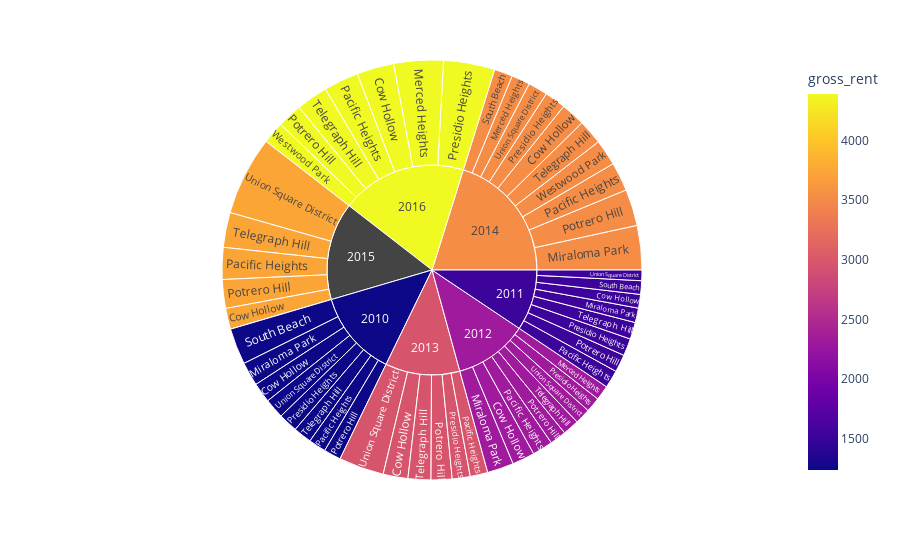

Notebook code for this chart:
### Markdown cell above
### Create a sunburst chart to conduct a costs analysis of most expensive neighborhoods in San Francisco per year

### Code cell
# Sunburst Plot
#df_expensive_neighborhoods_per_year.groupby(by=["year","neighborhood"])
sunburst_df =neighborhood_df[neighborhood_df["neighborhood"].isin(expensive_neighborhood["neighborhood"])]
sunburst_df

#df = px.data.tips()
fig = px.sunburst(sunburst_df, path=['year', 'neighborhood'], values='sale_price_sqr_foot', color='gross_rent')
fig.show()

### Figure 1 — Plotly figure (JSON) as saved in the notebook; plotly's stock layout.template omitted (floating-point values rounded to 4 significant figures)
{"data": [{"branchvalues": "total", "customdata": [[1239], [1530.0], [2324], [2971], [3528.0], [3739.0], [4390], [2324], [3528], [4390], [1239], [1530], [2324], [3528.0], [1239], [1530], [2324], [2971], [3528], [3739], [4390], [1239], [1530], [2324], [2971], [3528], [3739], [4390], [1239], [1530], [2324], [2971], [3528], [null], [4390], [1239], [1530.0], [3528], [1239], [1530], [2324], [2971], [3528.0], [3739], [4390], [1239], [1530], [2324], [2971], [3528], [3739.0], [3528.0], [4390], [1239.0], [1530], [2324.0], [2971], [3528], [null], [4390]], "domain": {"x": [0, 1], "y": [0, 1]}, "hovertemplate": "labels=%{label}<br>sale_price_sqr_foot=%{value}<br>parent=%{parent}<br>id=%{id}<br>gross_rent=%{color}<extra></extra>", "ids": ["2010/Cow Hollow", "2011/Cow Hollow", "2012/Cow Hollow", "2013/Cow Hollow", "2014/Cow Hollow", "2015/Cow Hollow", "2016/Cow Hollow", "2012/Merced Heights", "2014/Merced Heights", "2016/Merced Heights", "2010/Miraloma Park", "2011/Miraloma Park", "2012/Miraloma Park", "2014/Miraloma Park", "2010/Pacific Heights", "2011/Pacific Heights", "2012/Pacific Heights", "2013/Pacific Heights", "2014/Pacific Heights", "2015/Pacific Heights", "2016/Pacific Heights", "2010/Potrero Hill", "2011/Potrero Hill", "2012/Potrero Hill", "2013/Potrero Hill", "2014/Potrero Hill", "2015/Potrero Hill", "2016/Potrero Hill", "2010/Presidio Heights", "2011/Presidio Heights", "2012/Presidio Heights", "2013/Presidio Heights", "2014/Presidio Heights", "2015/Presidio Heights", "2016/Presidio Heights", "2010/South Beach", "2011/South Beach", "2014/South Beach", "2010/Telegraph Hill", "2011/Telegraph Hill", "2012/Telegraph Hill", "2013/Telegraph Hill", "2014/Telegraph Hill", "2015/Telegraph Hill", "2016/Telegraph Hill", "2010/Union Square District", "2011/Union Square District", "2012/Union Square District", "2013/Union Square District", "2014/Union Square District", "2015/Union Square District", "2014/Westwood Park", "2016/Westwood Park", "2010", "2011", "2012", "2013", "2014", "2015", "2016"], "labels": ["Cow Hollow", "Cow Hollow", "Cow Hollow", "Cow Hollow", "Cow Hollow", "Cow Hollow", "Cow Hollow", "Merced Heights", "Merced Heights", "Merced Heights", "Miraloma Park", "Miraloma Park", "Miraloma Park", "Miraloma Park", "Pacific Heights", "Pacific Heights", "Pacific Heights", "Pacific Heights", "Pacific Heights", "Pacific Heights", "Pacific Heights", "Potrero Hill", "Potrero Hill", "Potrero Hill", "Potrero Hill", "Potrero Hill", "Potrero Hill", "Potrero Hill", "Presidio Heights", "Presidio Heights", "Presidio Heights", "Presidio Heights", "Presidio Heights", "Presidio Heights", "Presidio Heights", "South Beach", "South Beach", "South Beach", "Telegraph Hill", "Telegraph Hill", "Telegraph Hill", "Telegraph Hill", "Telegraph Hill", "Telegraph Hill", "Telegraph Hill", "Union Square District", "Union Square District", "Union Square District", "Union Square District", "Union Square District", "Union Square District", "Westwood Park", "Westwood Park", "2010", "2011", "2012", "2013", "2014", "2015", "2016"], "marker": {"coloraxis": "coloraxis", "colors": [1239, 1530.0, 2324, 2971, 3528.0, 3739.0, 4390, 2324, 3528, 4390, 1239, 1530, 2324, 3528.0, 1239, 1530, 2324, 2971, 3528, 3739, 4390, 1239, 1530, 2324, 2971, 3528, 3739, 4390, 1239, 1530, 2324, 2971, 3528, null, 4390, 1239, 1530.0, 3528, 1239, 1530, 2324, 2971, 3528.0, 3739, 4390, 1239, 1530, 2324, 2971, 3528, 3739.0, 3528.0, 4390, 1239.0, 1530, 2324.0, 2971, 3528, null, 4390]}, "name": "", "parents": ["2010", "2011", "2012", "2013", "2014", "2015", "2016", "2012", "2014", "2016", "2010", "2011", "2012", "2014", "2010", "2011", "2012", "2013", "2014", "2015", "2016", "2010", "2011", "2012", "2013", "2014", "2015", "2016", "2010", "2011", "2012", "2013", "2014", "2015", "2016", "2010", "2011", "2014", "2010", "2011", "2012", "2013", "2014", "2015", "2016", "2010", "2011", "2012", "2013", "2014", "2015", "2014", "2016", "", "", "", "", "", "", ""], "type": "sunburst", "values": [569.4, 390.6, 644.8, 707.4, 691.9, 598.6, 1059.0, 421.1, 528.7, 1417.0, 680.6, 414.7, 756.2, 1268.0, 496.5, 509.0, 586.2, 503.9, 824.7, 910.2, 996.4, 491.5, 503.1, 466.6, 598.7, 1045.0, 821.3, 707.7, 549.4, 493.8, 426.6, 512.8, 603.5, 0, 1466.0, 1037.0, 388.6, 524.6, 524.8, 483.4, 465.8, 653.3, 708.2, 997.0, 903.0, 569.2, 302.1, 445.2, 1290.0, 558.3, 2259.0, 743.0, 631.2, 4918.0, 3485.0, 4213.0, 4267.0, 7496.0, 5586.0, 7180.0]}], "layout": {"coloraxis": {"colorbar": {"title": {"text": "gross_rent"}}, "colorscale": [[0, "#0d0887"], [0.1111, "#46039f"], [0.2222, "#7201a8"], [0.3333, "#9c179e"], [0.4444, "#bd3786"], [0.5556, "#d8576b"], [0.6667, "#ed7953"], [0.7778, "#fb9f3a"], [0.8889, "#fdca26"], [1, "#f0f921"]]}, "legend": {"tracegroupgap": 0}, "margin": {"t": 60}}}
